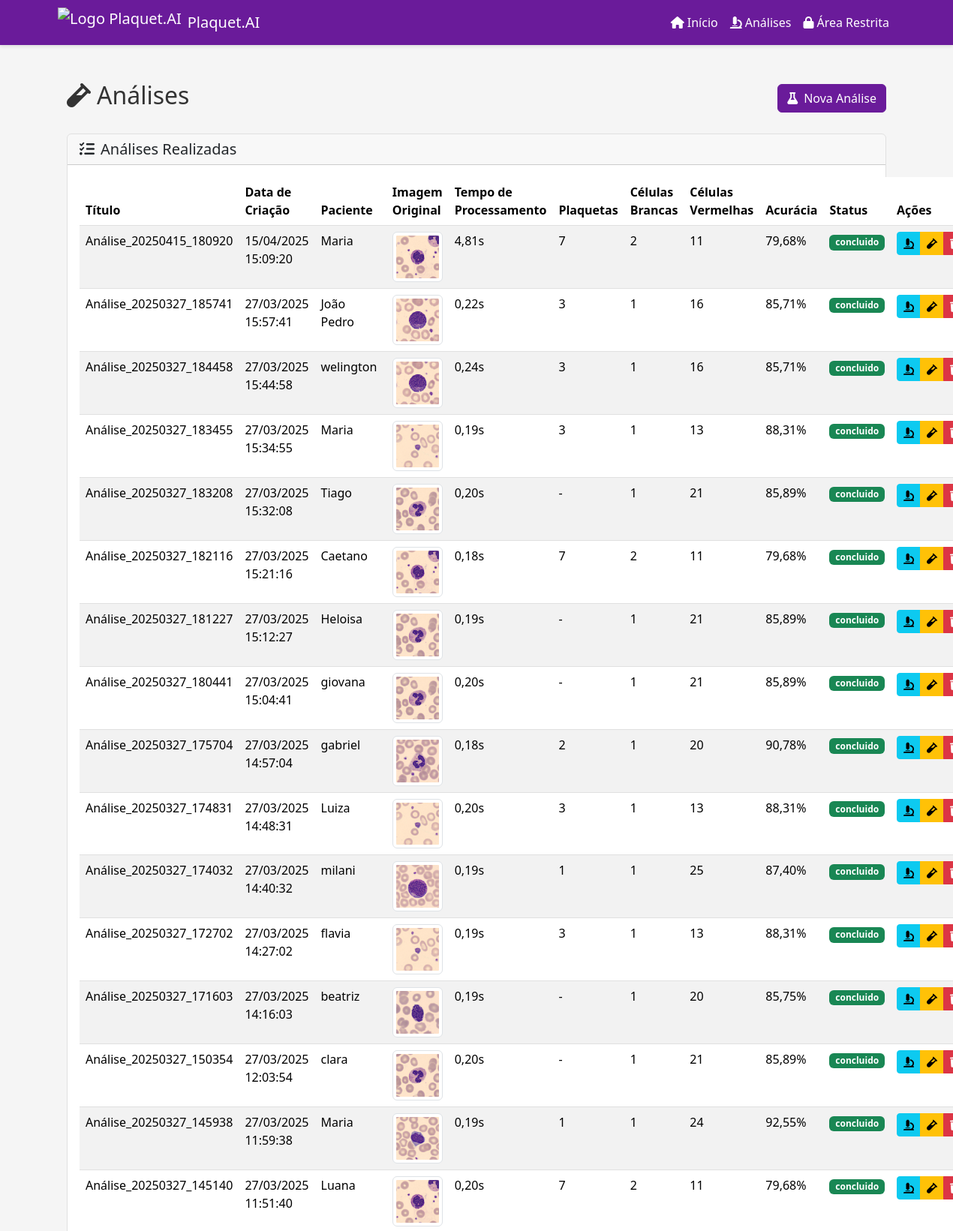
The app's page /analises/ (upper part) with its own data.
### Analises/models.py (models this page shows, shortened)
class Analise(models.Model):
    STATUS_CHOICES = [
        ('pendente', 'Pendente'),
        ('processando', 'Processando'),
        ('concluido', 'Concluído'),
        ('erro', 'Erro')
    ]
    id = models.AutoField(primary_key=True)
    titulo = models.CharField(max_length=200)
    data_criacao = models.DateTimeField(auto_now_add=True)
    paciente = models.CharField(max_length=200)
    img = models.ImageField(upload_to='analises/', null=True, blank=True)
    img_resultado = models.ImageField(upload_to='resultados/', null=True, blank=True)
    n_plaquetas = models.IntegerField(null=True, blank=True)
    n_celulas_brancas = models.IntegerField(null=True, blank=True)
    n_celulas_vermelhas = models.IntegerField(null=True, blank=True)
    n_linfocitos = models.IntegerField(null=True, blank=True)
    n_monocitos = models.IntegerField(null=True, blank=True)
    n_basofilos = models.IntegerField(null=True, blank=True)
    n_neutrofilos_banda = models.IntegerField(null=True, blank=True)
    n_neutrofilos_segmentados = models.IntegerField(null=True, blank=True)
    n_mielocitos = models.IntegerField(null=True, blank=True)
    n_metamielocitos = models.IntegerField(null=True, blank=True)
    n_promielocitos = models.IntegerField(null=True, blank=True)
    n_eosinofilos = models.IntegerField(null=True, blank=True)
    acuracia = models.FloatField(null=True, blank=True)
    data_analise = models.DateTimeField(null=True, blank=True)
    status = models.CharField(max_length=20, choices=STATUS_CHOICES, default='pendente')
    erro_msg = models.TextField(null=True, blank=True)
    tempo_processamento = models.FloatField(null=True, blank=True)
    detalhes_processamento = models.JSONField(null=True, blank=True)
    confianca_deteccao = models.FloatField(null=True, blank=True)
    metadados_modelo = models.JSONField(null=True, blank=True)
    class Meta:
        ordering = ['-data_criacao']
        verbose_name = 'Análise'
        verbose_name_plural = 'Análises'

### Analises/views.py (the view)
# urls.py: path('analises/', views.analises, name='analises'),
def analises(request):
    try:
        analises = Analise.objects.all().order_by('-data_criacao')
        return render(request, 'Analises/analises.html', {'analises': analises})
    except Exception as e:
        logger.error(f"Erro ao listar análises: {str(e)}")
        messages.error(request, "Erro ao carregar análises")
        return render(request, 'Analises/analises.html', {'analises': []})

### templates/Analises/analises.html (shortened to what this page needs)
{% extends "base.html" %}
{% block content %}
<div class="container mt-4">
    <div class="d-flex justify-content-between align-items-center mb-4">
        <h2><i class="fas fa-vial me-2"></i>Análises</h2>
        <button type="button" class="btn btn-primary" data-bs-toggle="modal" data-bs-target="#modalNovaAnalise">
            <i class="fas fa-flask me-2"></i>Nova Análise
        </button>
    </div>
    <div class="card">
        <div class="card-header">
            <h5 class="mb-0"><i class="fas fa-list-check me-2"></i>Análises Realizadas</h5>
        </div>
        <div class="card-body">
            {% if analises %}
            <div class="table-responsive-xl">
                <table class="table table-striped table-hover">
                    <thead>
                        <tr>
                            <th>Título</th>
                            <th>Data de Criação</th>
                            <th>Paciente</th>
                            <th>Imagem Original</th>
                            <th>Tempo de Processamento</th>
                            <th>Plaquetas</th>
                            <th>Células Brancas</th>
                            <th>Células Vermelhas</th>
                            <th>Acurácia</th>
                            <th>Status</th>
                            <th>Ações</th>
                        </tr>
                    </thead>
                    <tbody>
                        {% for analise in analises %}
                        <tr>
                            <td>{{ analise.titulo }}</td>
                            <td>{{ analise.data_criacao|date:"d/m/Y H:i:s" }}</td>
                            <td>{{ analise.paciente }}</td>
                            <td>
                                {% if analise.img %}
                                <img src="{{ analise.img.url }}" alt="Imagem" class="img-thumbnail" width="100">
                                {% else %}
                                -
                                {% endif %}
                            </td>
                            <td>{{ analise.tempo_processamento|floatformat:2|default:"-" }}s</td>
                            <td>
                                {{ analise.n_plaquetas|default:"-" }}
                            </td>
                            <td>
                                {{ analise.n_celulas_brancas|default:"-" }}
                            </td>
                            <td>
                                {{ analise.n_celulas_vermelhas|default:"-" }}
                            </td>
                            <td>{{ analise.acuracia|floatformat:2|default:"-" }}%</td>
                            <td>
                                <span
                                    class="badge {% if analise.status == 'concluido' %}bg-success{% elif analise.status == 'erro' %}bg-danger{% else %}bg-warning{% endif %}">
                                    {{ analise.status }}
                                </span>
                            </td>
                            <td>
                                <div class="btn-group btn-group-sm" role="group" aria-label="Ações">
                                    {% if analise.status == 'concluido' %}
                                    <a href="{% url 'Analises:detalhes_analise' analise_id=analise.id %}"
                                        class="btn btn-info" title="Ver detalhes">
                                        <i class="fas fa-microscope"></i>
                                    </a>
                                    {% endif %}
                                    <a href="{% url 'Analises:editar_analise' analise_id=analise.id %}"
                                        class="btn btn-warning" title="Editar">
                                        <i class="fas fa-vial"></i>
                                    </a>
                                    <button type="button"
                                        onclick="deletarAnalise('{% url 'Analises:deletar_analise' analise_id=analise.id %}', '{{ analise.titulo|escapejs }}')"
                                        class="btn btn-danger btn-sm" title="Excluir">
                                        <i class="fas fa-trash"></i>
                                    </button>
                                </div>
                            </td>
                        </tr>
                        {% endfor %}
                    </tbody>
                </table>
            </div>
            {% else %}
            <div class="alert alert-info">
                <i class="fas fa-info-circle me-2"></i>Nenhuma análise encontrada. Use o formulário acima para criar uma
                nova análise.
            </div>
            {% endif %}
        </div>
    </div>
</div>
{% endblock %}

### static/css/styles.css (style rules this page uses)
:root { --primary-color: #591288; --secondary-color: #3498DB; --accent-color: #E74C3C; --background-light: #ECF0F1; }
:root[data-theme="light"] { --primary-color: #6a1b9a; --secondary-color: #9c27b0; --accent-color: #e91e63; --background: #f5f5f5; --text-color: #333; --card-bg: #ffffff; --border-color: #e0e0e0; --table-stripe: #f8f3ff; }
body { background-color: var(--background); color: var(--text-color); transition: all 0.3s ease; }
.table { color: var(--text-color); background-color: var(--card-bg); border-color: var(--border-color); }
.table-striped>tbody>tr:nth-of-type(odd) { background-color: var(--table-stripe); }
.btn-primary { background-color: var(--primary-color); border-color: var(--primary-color); }
.card { background-color: var(--card-bg); border-color: var(--border-color); }
.table { background-color: #591288; }
.container { position: relative; z-index: 1; }

### templates/base.html (style rules this page uses)
body { min-height: 100vh; display: flex; flex-direction: column; }

### records on screen
Analise: titulo "Análise_20250415_180920", data_criacao "15/04/2025 15:09:20", paciente "Maria", img (picture), tempo_processamento "4,81", n_plaquetas "7", n_celulas_brancas "2", n_celulas_vermelhas "11", acuracia "79,68", status "concluido"
Analise: titulo "Análise_20250327_185741", data_criacao "27/03/2025 15:57:41", paciente "João Pedro", img (picture), tempo_processamento "0,22", n_plaquetas "3", n_celulas_brancas "1", n_celulas_vermelhas "16", acuracia "85,71", status "concluido"
Analise: titulo "Análise_20250327_184458", data_criacao "27/03/2025 15:44:58", paciente "welington", img (picture), tempo_processamento "0,24", n_plaquetas "3", n_celulas_brancas "1", n_celulas_vermelhas "16", acuracia "85,71", status "concluido"
Analise: titulo "Análise_20250327_183455", data_criacao "27/03/2025 15:34:55", paciente "Maria", img (picture), tempo_processamento "0,19", n_plaquetas "3", n_celulas_brancas "1", n_celulas_vermelhas "13", acuracia "88,31", status "concluido"
Analise: titulo "Análise_20250327_183208", data_criacao "27/03/2025 15:32:08", paciente "Tiago", img (picture), tempo_processamento "0,20", n_plaquetas "-", n_celulas_brancas "1", n_celulas_vermelhas "21", acuracia "85,89", status "concluido"
Analise: titulo "Análise_20250327_182116", data_criacao "27/03/2025 15:21:16", paciente "Caetano", img (picture), tempo_processamento "0,18", n_plaquetas "7", n_celulas_brancas "2", n_celulas_vermelhas "11", acuracia "79,68", status "concluido"
Analise: titulo "Análise_20250327_181227", data_criacao "27/03/2025 15:12:27", paciente "Heloisa", img (picture), tempo_processamento "0,19", n_plaquetas "-", n_celulas_brancas "1", n_celulas_vermelhas "21", acuracia "85,89", status "concluido"
Analise: titulo "Análise_20250327_180441", data_criacao "27/03/2025 15:04:41", paciente "giovana", img (picture), tempo_processamento "0,20", n_plaquetas "-", n_celulas_brancas "1", n_celulas_vermelhas "21", acuracia "85,89", status "concluido"
Analise: titulo "Análise_20250327_175704", data_criacao "27/03/2025 14:57:04", paciente "gabriel", img (picture), tempo_processamento "0,18", n_plaquetas "2", n_celulas_brancas "1", n_celulas_vermelhas "20", acuracia "90,78", status "concluido"
Analise: titulo "Análise_20250327_174831", data_criacao "27/03/2025 14:48:31", paciente "Luiza", img (picture), tempo_processamento "0,20", n_plaquetas "3", n_celulas_brancas "1", n_celulas_vermelhas "13", acuracia "88,31", status "concluido"
Analise: titulo "Análise_20250327_174032", data_criacao "27/03/2025 14:40:32", paciente "milani", img (picture), tempo_processamento "0,19", n_plaquetas "1", n_celulas_brancas "1", n_celulas_vermelhas "25", acuracia "87,40", status "concluido"
Analise: titulo "Análise_20250327_172702", data_criacao "27/03/2025 14:27:02", paciente "flavia", img (picture), tempo_processamento "0,19", n_plaquetas "3", n_celulas_brancas "1", n_celulas_vermelhas "13", acuracia "88,31", status "concluido"
Analise: titulo "Análise_20250327_171603", data_criacao "27/03/2025 14:16:03", paciente "beatriz", img (picture), tempo_processamento "0,19", n_plaquetas "-", n_celulas_brancas "1", n_celulas_vermelhas "20", acuracia "85,75", status "concluido"
Analise: titulo "Análise_20250327_150354", data_criacao "27/03/2025 12:03:54", paciente "clara", img (picture), tempo_processamento "0,20", n_plaquetas "-", n_celulas_brancas "1", n_celulas_vermelhas "21", acuracia "85,89", status "concluido"
Analise: titulo "Análise_20250327_145938", data_criacao "27/03/2025 11:59:38", paciente "Maria", img (picture), tempo_processamento "0,19", n_plaquetas "1", n_celulas_brancas "1", n_celulas_vermelhas "24", acuracia "92,55", status "concluido"
Analise: titulo "Análise_20250327_145140", data_criacao "27/03/2025 11:51:40", paciente "Luana", img (picture), tempo_processamento "0,20", n_plaquetas "7", n_celulas_brancas "2", n_celulas_vermelhas "11", acuracia "79,68", status "concluido"
